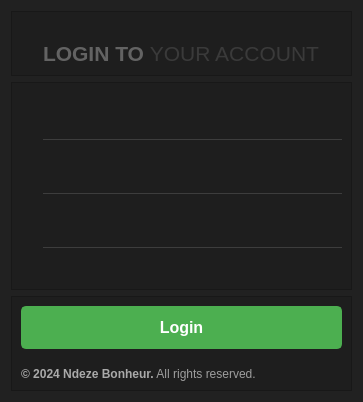
<?xml version="1.0" encoding="UTF-8"?>
<ui version="4.0">
 <class>LoginWidget</class>
 <widget class="QWidget" name="LoginWidget">
  <property name="geometry">
   <rect>
    <x>0</x>
    <y>0</y>
    <width>363</width>
    <height>402</height>
   </rect>
  </property>
  <property name="windowTitle">
   <string>Form</string>
  </property>
  <property name="styleSheet">
   <string notr="true">QWidget {
    background-color: rgba(30, 30, 30, 0.9); /* Dark background with 80% opacity */
	
}
</string>
  </property>
  <layout class="QVBoxLayout" name="verticalLayout">
   <item>
    <widget class="QFrame" name="HeaderFrame">
     <property name="frameShape">
      <enum>QFrame::StyledPanel</enum>
     </property>
     <property name="frameShadow">
      <enum>QFrame::Raised</enum>
     </property>
     <layout class="QVBoxLayout" name="verticalLayout_2">
      <item alignment="Qt::AlignHCenter|Qt::AlignVCenter">
       <widget class="QLabel" name="login_label">
        <property name="text">
         <string/>
        </property>
        <property name="pixmap">
         <pixmap>LOGIN.png</pixmap>
        </property>
       </widget>
      </item>
      <item alignment="Qt::AlignHCenter|Qt::AlignVCenter">
       <widget class="QLabel" name="label_2">
        <property name="text">
         <string>&lt;html&gt;&lt;head/&gt;&lt;body&gt;&lt;p align=&quot;center&quot;&gt;&lt;span style=&quot; font-size:16pt; font-weight:700; color:#636363;&quot;&gt;LOGIN TO &lt;/span&gt;&lt;span style=&quot; font-size:16pt; color:#3a3a3a;&quot;&gt;YOUR ACCOUNT&lt;/span&gt;&lt;/p&gt;&lt;/body&gt;&lt;/html&gt;</string>
        </property>
       </widget>
      </item>
     </layout>
    </widget>
   </item>
   <item>
    <widget class="QFrame" name="MainFrame">
     <property name="sizePolicy">
      <sizepolicy hsizetype="Preferred" vsizetype="Expanding">
       <horstretch>0</horstretch>
       <verstretch>0</verstretch>
      </sizepolicy>
     </property>
     <property name="styleSheet">
      <string notr="true">QLineEdit {
	color: rgb(255, 255, 255);
    border-style: none;
    border-bottom-style: solid;
    border-bottom-width: 1px;
    border-color: rgb(61, 61, 61); /* Adjust the color as needed */
    background-color: transparent;
	font-size: 14px;
    font-family: &quot;Times New Roman&quot;, serif; /* Replace with your desired font */
}
</string>
     </property>
     <property name="frameShape">
      <enum>QFrame::StyledPanel</enum>
     </property>
     <property name="frameShadow">
      <enum>QFrame::Raised</enum>
     </property>
     <layout class="QGridLayout" name="gridLayout">
      <property name="horizontalSpacing">
       <number>15</number>
      </property>
      <property name="verticalSpacing">
       <number>6</number>
      </property>
      <item row="0" column="1">
       <widget class="QLineEdit" name="Username_lineEdit"/>
      </item>
      <item row="1" column="1">
       <widget class="QLineEdit" name="passwrod_lineEdit">
        <property name="inputMask">
         <string/>
        </property>
        <property name="echoMode">
         <enum>QLineEdit::Password</enum>
        </property>
       </widget>
      </item>
      <item row="2" column="1">
       <widget class="QLineEdit" name="email_lineEdit"/>
      </item>
      <item row="0" column="0">
       <widget class="QLabel" name="label_3">
        <property name="text">
         <string/>
        </property>
        <property name="pixmap">
         <pixmap>user.svg</pixmap>
        </property>
       </widget>
      </item>
      <item row="1" column="0">
       <widget class="QLabel" name="label_4">
        <property name="text">
         <string/>
        </property>
        <property name="pixmap">
         <pixmap>lock.svg</pixmap>
        </property>
       </widget>
      </item>
      <item row="2" column="0">
       <widget class="QLabel" name="label_5">
        <property name="text">
         <string/>
        </property>
        <property name="pixmap">
         <pixmap>mail.svg</pixmap>
        </property>
       </widget>
      </item>
     </layout>
    </widget>
   </item>
   <item>
    <widget class="QFrame" name="BottomFrame">
     <property name="styleSheet">
      <string notr="true">QPushButton {
    border: 2px solid #4CAF50; /* Green border */
    color: #ffffff; /* White text color */
    background-color: #4CAF50; /* Green background */
    padding: 10px 20px; /* Padding around text */
    font-size: 16px; /* Font size */
    font-weight: bold; /* Bold text */
    border-radius: 5px; /* Rounded corners */
}

QPushButton:hover {
    background-color: #45a049; /* Darker green on hover */
    border-color: #45a049; /* Darker green border on hover */
}

QPushButton:pressed {
    background-color: #3e8e41; /* Dark green when pressed */
    border-color: #3e8e41; /* Dark green border when pressed */
}
</string>
     </property>
     <property name="frameShape">
      <enum>QFrame::StyledPanel</enum>
     </property>
     <property name="frameShadow">
      <enum>QFrame::Raised</enum>
     </property>
     <layout class="QVBoxLayout" name="verticalLayout_3">
      <property name="spacing">
       <number>18</number>
      </property>
      <item>
       <widget class="QPushButton" name="login_pushButton">
        <property name="text">
         <string>Login</string>
        </property>
       </widget>
      </item>
      <item alignment="Qt::AlignBottom">
       <widget class="QLabel" name="label">
        <property name="text">
         <string>&lt;html&gt;&lt;head/&gt;&lt;body&gt;&lt;p&gt;&lt;span style=&quot; font-weight:700; color:#aaaaaa;&quot;&gt;© 2024 Ndeze Bonheur.&lt;/span&gt;&lt;span style=&quot; color:#9e9e9e;&quot;&gt; All rights reserved.&lt;/span&gt;&lt;/p&gt;&lt;/body&gt;&lt;/html&gt;</string>
        </property>
       </widget>
      </item>
     </layout>
    </widget>
   </item>
  </layout>
 </widget>
 <resources/>
 <connections>
  <connection>
   <sender>login_pushButton</sender>
   <signal>clicked()</signal>
   <receiver>email_lineEdit</receiver>
   <slot>clear()</slot>
   <hints>
    <hint type="sourcelabel">
     <x>148</x>
     <y>324</y>
    </hint>
    <hint type="destinationlabel">
     <x>158</x>
     <y>252</y>
    </hint>
   </hints>
  </connection>
  <connection>
   <sender>login_pushButton</sender>
   <signal>clicked()</signal>
   <receiver>passwrod_lineEdit</receiver>
   <slot>clear()</slot>
   <hints>
    <hint type="sourcelabel">
     <x>209</x>
     <y>316</y>
    </hint>
    <hint type="destinationlabel">
     <x>201</x>
     <y>206</y>
    </hint>
   </hints>
  </connection>
  <connection>
   <sender>login_pushButton</sender>
   <signal>clicked()</signal>
   <receiver>Username_lineEdit</receiver>
   <slot>clear()</slot>
   <hints>
    <hint type="sourcelabel">
     <x>241</x>
     <y>325</y>
    </hint>
    <hint type="destinationlabel">
     <x>240</x>
     <y>159</y>
    </hint>
   </hints>
  </connection>
 </connections>
</ui>
